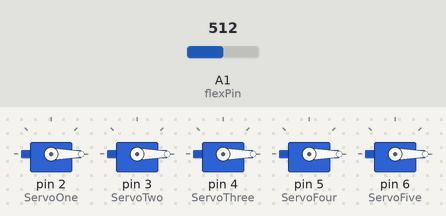
Simulated run of this sketch. Board: Arduino Uno, built with avr-gcc and run on an emulated ATmega328P. On the bench: 5 × servo. The test bench sets the inputs (shaded band); at power-on: A1 (flexPin) = 512.

Above: at 1.2 s.
1.3 s: A1 (flexPin) set to 900
At 2.5 s:
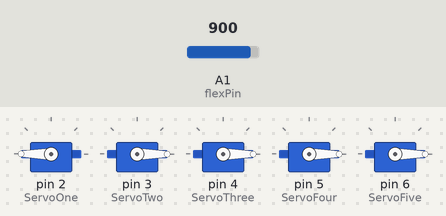
2.8 s: A1 (flexPin) set to 511
At 4.0 s:
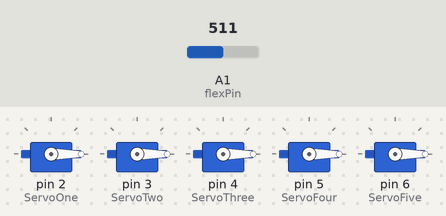
4.3 s: A1 (flexPin) set to 1023
At 5.5 s:
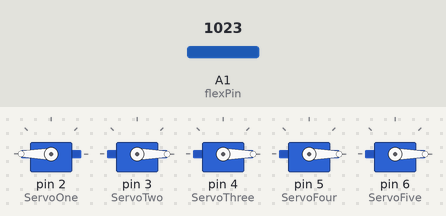
Timing chart, 0 to 7.3 s (numbered marks = the images above; inputs shaded):
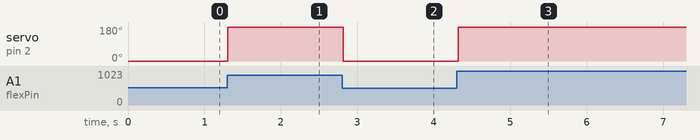

Measured:
- after the input at 1.3 s, servo on pin 2 (ServoOne): 0° → 180° at once
- after the input at 2.8 s, servo on pin 2 (ServoOne): 180° → 0° at once
- after the input at 4.3 s, servo on pin 2 (ServoOne): 0° → 180° at once

The sketch:

TR.ino
```cpp
#include <Servo.h>
Servo ServoOne;
Servo ServoTwo;
Servo ServoThree;
Servo ServoFour;
Servo ServoFive;
int starting_angle = 0;
const int flexPin = A1;

void setup()
{
  ServoOne.attach(2);
  ServoTwo.attach(3);
  ServoThree.attach(4);
  ServoFour.attach(5);
  ServoFive.attach(6);
  ServoOne.write(starting_angle);
  ServoTwo.write(starting_angle);
  ServoThree.write(starting_angle);
  ServoFour.write(starting_angle);
  ServoFive.write(starting_angle);
}

void loop()
{
  int value=analogRead(flexPin);
  int flex = map(value, 700, 900, 0, 180);
  ServoOne.write(flex);
  delay(50);
}
```
